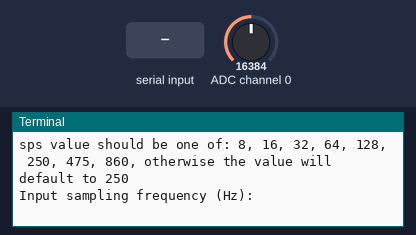
Simulated run of this program. Board: Raspberry Pi (BCM pin numbers). Parts: the last lines printed to the terminal. Inputs (shaded band) come from the test bench; at power-on: ADC channel 0 = 16384 (analog values on the 0–32767 scale). The clock reads 2024-03-15 10:24:30 at power-on unless the program sets it.

Above: at 1.2 s.
1.3 s: "5" typed at the terminal, then Enter
At 2.4 s:
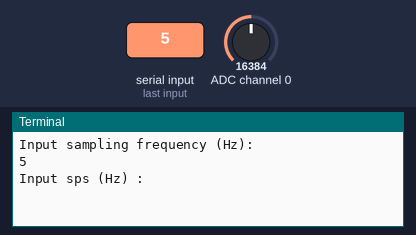
2.8 s: "90" typed at the terminal, then Enter
At 3.6 s:
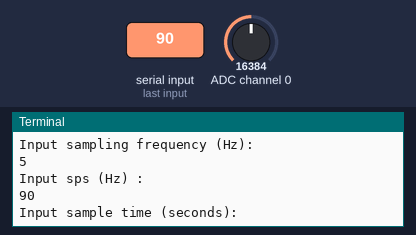
4.3 s: "200" typed at the terminal, then Enter
At 4.7 s:
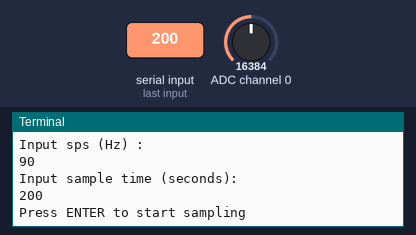
5.8 s: "Y" typed at the terminal, then Enter
At 7.1 s:
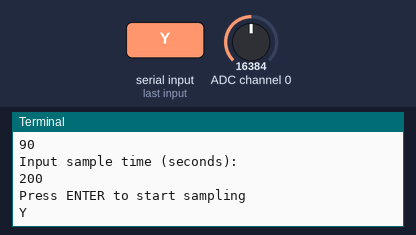

The program:

save_adc_readings.py
```python
#	save_adc_readings.py - 12/9/2013. Written by David Purdie as part of the openlabtools initiative
#   Uses the adafruit python libraries to sample the ADS1115 at a user defined sampling frequency,
# 	saving results to a .txt file

from Adafruit_ADS1x15 import ADS1x15
import time
import numpy as np

pga = 6144					# Set full-scale range of programable gain amplifier (page 13 of data sheet), change depending on the input voltage range
ADS1115 = 0x01				# Specify that the device being used is the ADS1115, for the ADS1015 used 0x00
adc = ADS1x15(ic=ADS1115)	# Create instance of the class ADS1x15 called adc

# Function to print sampled values to the terminal
def logdata():

	print "sps value should be one of: 8, 16, 32, 64, 128, 250, 475, 860, otherwise the value will default to 250"

	frequency = input("Input sampling frequency (Hz):     ")	# Get sampling frequency from user
	sps = input("Input sps (Hz) :     ")						# Get ads1115 sps value from the user
	time1 = input("Input sample time (seconds):     ")			# Get how long to sample for from the user

	period = 1.0 / frequency		# Calculate sampling period

	datapoints = int(time1*frequency)		# Datapoints is the total number of samples to take, which must be an integer
	dataarray=np.zeros([datapoints,2])		# Create numpy array to store value and time at which samples are taken

	print "Press ENTER to start sampling"
	raw_input()

	time.sleep(1)							# Reduces jitter

	startTime=time.time()					# Time of first sample
	t1=startTime							# T1 is last sample time
	t2=t1									# T2 is current time

	for x in range (0,datapoints) :			# Loop in which data is sampled

			dataarray[x,1] = time.time()-startTime					# Time of sample
			dataarray[x,0]= adc.readADCSingleEnded(0, pga, sps)		# Take a sample

			while (t2-t1 < period) :		# Check if t2-t1 is less then sample period, if it is then update t2
				t2=time.time()				# and check again
			t1+=period						# Update last sample time by the sampling period

	return (dataarray)

dataarray = logdata()						# Call function to log data

printchoice=raw_input("Do you want to save data to CSV (Y/N): ")	# Ask user if they want to save sampled values

if (printchoice == "Y" or "y") :
		np.savetxt('dataSamples.txt',dataSamples, fmt='%.3f', delimiter = ',')	# Save dataSamples to the file 'dataSamples.txt' using comma separated values
```

Measured:
- after the input at 1.3 s, the terminal: prints a new line at once (image 1)
- after the input at 2.8 s, the terminal: prints a new line at once (image 2)
- after the input at 4.3 s, the terminal: prints a new line at once (image 3)
- after the input at 5.8 s, the terminal: prints a new line at once (image 4)
